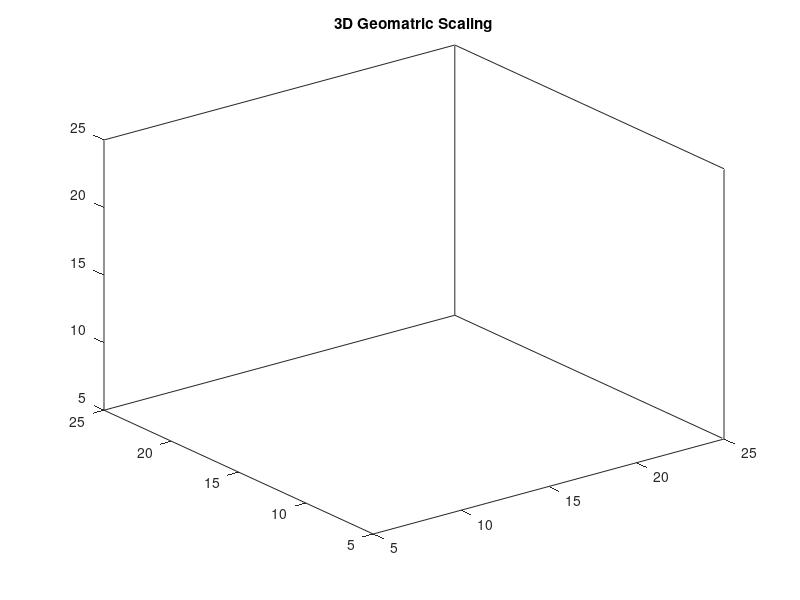

Source code (MATLAB):


for i=1:4
    fprintf('Enter x co-ordinate of pt.%d', i);
    x(i) = input('');
    fprintf('Enter y co-ordinte of pt.%d', i);
    y(i) = input('');
    fprintf('Enter z co-ordinte of pt.%d', i);
    z(i) = input('');
end 

P=ones(4,4);
P(1,:)=x;
P(2,:)=y;
P(3,:)=z;

fprintf( '\nEnter Scaling around x-axis:');
Sx = input('');
fprintf('\nEnter Scaling around y-axis:');
Sy = input('');
fprintf( '\nEnter Scaling around z-axis:');
Sz = input('');


S=[Sx 0 0 0 ; 0 Sy 0 0; 0 0 Sz 0 ; 0 0 0 1];

R=S*P;


fill3(P(1,:), P(2,:),P(3,:), 'r');
hold on 
fill3(R(1,:), R(2,:),R(3,:), 'g');




title('3D Geomatric Scaling');
